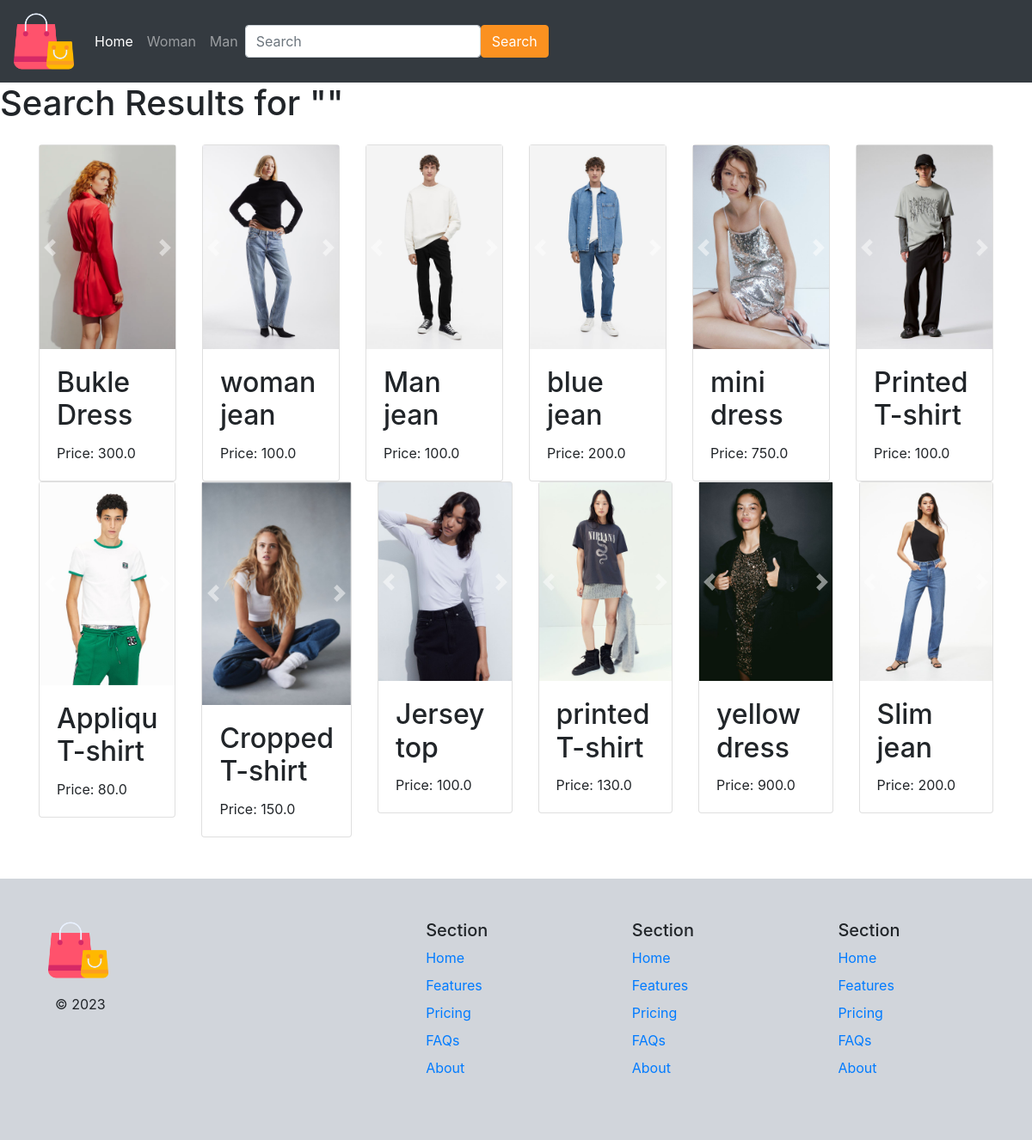
Page /products/search_results/ on the committed database.
### product/models.py (models this page shows, shortened)
class ProductImage(models.Model):
    product = models.ForeignKey(Product, related_name='images', on_delete=models.CASCADE)
    image = models.ImageField(upload_to='item_images', blank=True, null=True)

class Product(models.Model):
    superCategory = models.ForeignKey(SuperCategory, null=True, blank=True, related_name='super_categories', on_delete=models.CASCADE)
    category = models.ForeignKey(Category, related_name='products', on_delete=models.CASCADE)
    name = models.CharField(max_length=255)
    description = models.TextField(blank=True, null=True)
    price = models.FloatField()

### product/views.py (the view)
# urls.py: path('search_results/', views.search_results, name='search_results'),  # Use search_results view
def search_results(request):
    query = request.GET.get('q', '')
    keywords = query.split()
    name_queries = [Q(name__icontains=keyword) for keyword in keywords]
    category_queries = [Q(category__name__iexact=keyword) for keyword in keywords]
    super_category_queries = [Q(superCategory__name__iexact=keyword) for keyword in keywords]
    name_query = Q()
    category_query = Q()
    super_category_query = Q()
    for q in name_queries:
        name_query |= q
    for q in category_queries:
        category_query |= q
    for q in super_category_queries:
        super_category_query |= q
    products = Product.objects.filter(name_query | category_query | super_category_query)
    breadcrumbs = [
        ('Home', '/'),
        ('Products', '/products/'),
        ('Search Results', f'/products/search/?q={query}'),
    ]
    if "Jean" in keywords:
        breadcrumbs.append(('Jean', f'/products/search/?q=Jean'))
    super_categories = products.values_list('superCategory__name', flat=True).distinct()
    for super_category in super_categories:
        breadcrumbs.append((super_category, f'/products/?super_category={super_category}'))
    return render(request, 'product/search_results.html', {'products': products, 'query': query, 'breadcrumbs': breadcrumbs})

### product/templates/product/search_results.html (shortened to what this page needs)
{% extends 'core/base.html' %}
{% block content %}
<h1>Search Results for "{{ query }}"</h1>
{% if products %}
    <div class="container mt-4">
        <div class="row row-cols-1 row-cols-md-2 g-4">
            {% for product in products %}
                <div class="col">
                    <div class="card">
                        <a href="{% url 'product:details' product.id %}">
                            <div id="carousel{{ product.id }}" class="carousel slide" data-ride="carousel">
                                <div class="carousel-inner">
                                    {% for image in product.images.all %}
                                        <div class="carousel-item {% if forloop.first %}active{% endif %}">
                                            <img src="{{ image.image.url }}" class="d-block w-100" alt="Product Image">
                                        </div>
                                    {% endfor %}
                                </div>
                                <a class="carousel-control-prev" href="#carousel{{ product.id }}" role="button" data-slide="prev">
                                    <span class="carousel-control-prev-icon" aria-hidden="true"></span>
                                </a>
                                <a class="carousel-control-next" href="#carousel{{ product.id }}" role="button" data-slide="next">
                                    <span class="carousel-control-next-icon" aria-hidden="true"></span>
                                </a>
                            </div>
                            <div class="card-body">
                                <h2 class="card-title">{{ product.name }}</h2>
                                <p class="card-text">Price: {{ product.price }}</p>
                            </div>
                        </a>
                    </div>
                </div>
            {% endfor %}
        </div>
    </div>
{% else %}
    <p>No results found.</p>
{% endif %}
{% endblock %}

### rows in the picture
Product: name "Bukle Dress", price "300.0"
ProductImage: image (picture)
Product: name "woman jean", price "100.0"
ProductImage: image (picture)
Product: name "Man jean", price "100.0"
ProductImage: image (picture)
Product: name "blue jean", price "200.0"
ProductImage: image (picture)
Product: name "mini dress", price "750.0"
ProductImage: image (picture)
Product: name "Printed T-shirt", price "100.0"
ProductImage: image (picture)
Product: name "Appliqu T-shirt", price "80.0"
ProductImage: image (picture)
Product: name "Cropped T-shirt", price "150.0"
ProductImage: image (picture)
Product: name "Jersey top", price "100.0"
ProductImage: image (picture)
Product: name "printed T-shirt", price "130.0"
ProductImage: image (picture)
Product: name "yellow dress", price "900.0"
ProductImage: image (picture)
Product: name "Slim jean", price "200.0"
ProductImage: image (picture)
